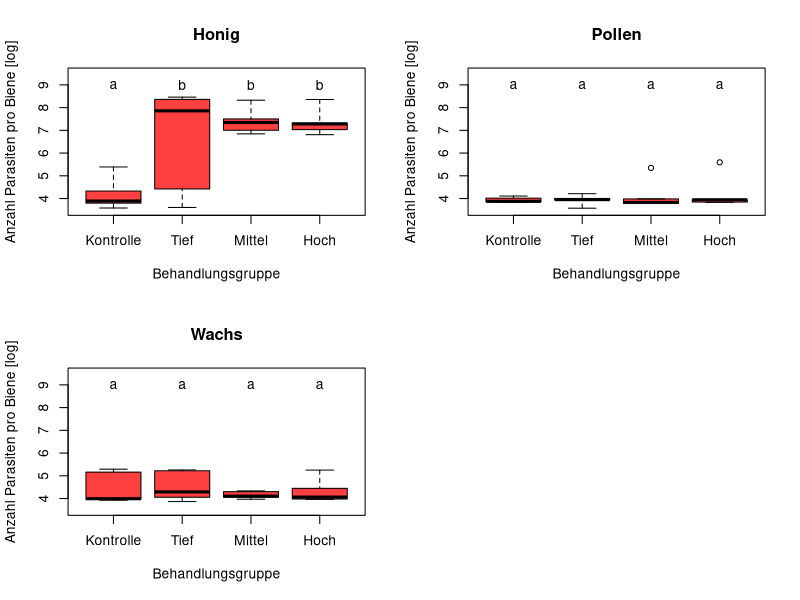
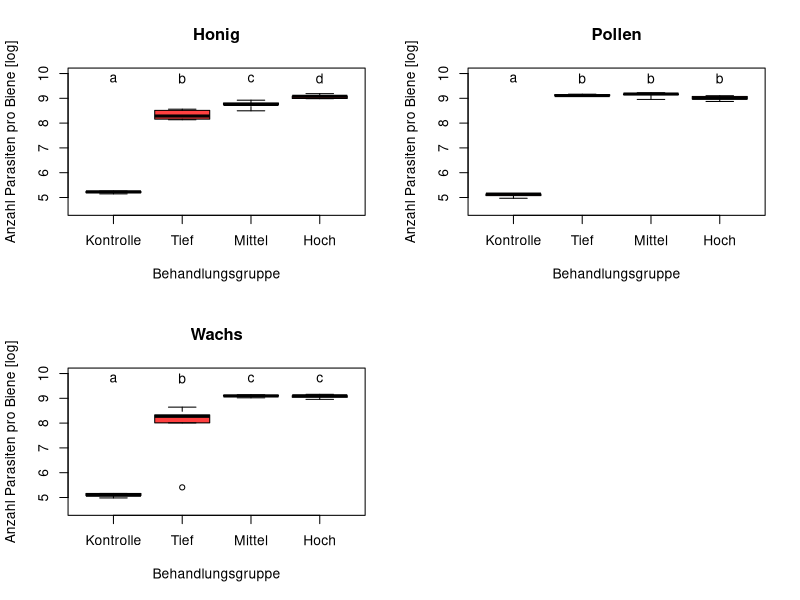
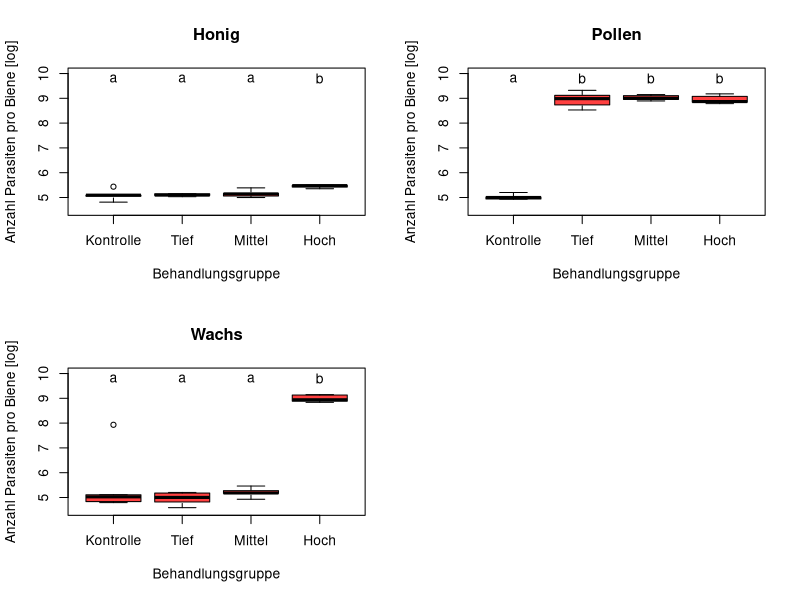
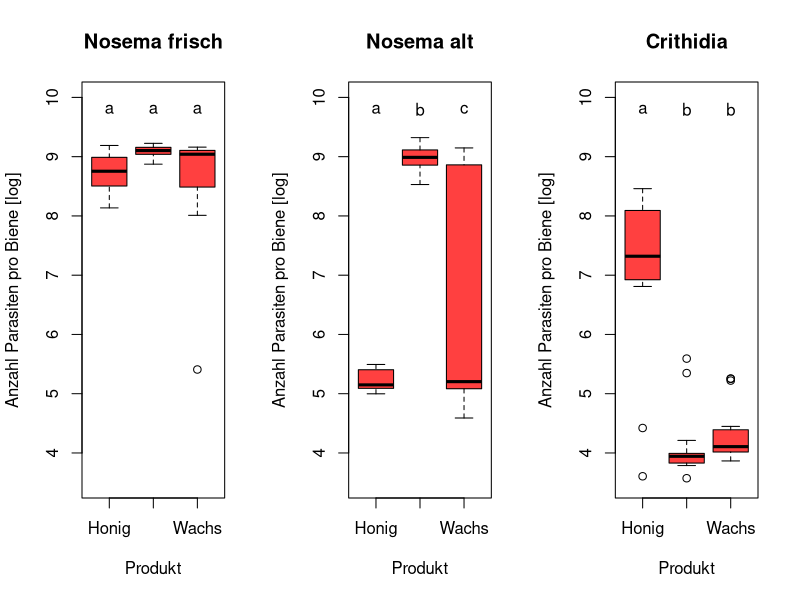

These charts were generated, in order, by the following R code:
############################
### Kaspar Diplomarbeit  ###
############################

getwd()
setwd("H:/DS-Bees/R/kaspar")

crit <- read.table("critidia.txt", header = TRUE)
nosema <- read.table("nosema.txt", header = TRUE)
nosemaold <- read.table("nosema_old.txt", header = TRUE)

crit$logcps <- log10(crit$cps)
nosema$logcps <- log10(nosema$cps)
nosemaold$logcps <- log10(nosemaold$cps)



crit$treat <- as.factor(crit$treat) 
crit$pathogen <- as.factor(crit$pathogen)

nosema$treat <- as.factor(nosema$treat) 
nosema$pathogen <- as.factor(nosema$pathogen)

nosemaold$treat <- as.factor(nosemaold$treat) 
nosemaold$pathogen <- as.factor(nosemaold$pathogen)

####
#deskriptive statistik 
names(nosema)
controlnosema <- subset(nosema, treat=="control")
mean(controlnosema$logcps)
sd(controlnosema$logcps)

nosematreat <- subset(nosema, treat!="control")
mean(nosematreat$logcps)
sd(nosematreat$logcps)

#nosema alt 
cnosalt <- subset(nosemaold, treat=="control")
mean(cnosalt$logcps)
sd(cnosalt$logcps)

wnosalt <- subset(nosemaold, treat=="high" & product=="wax")
mean(wnosalt$logcps)
sd(wnosalt$logcps)

pnosalt <- subset(nosemaold, treat!="control" & product=="pollen")
mean(pnosalt$logcps)
sd(pnosalt$logcps)

#crithidia
critc <- subset(crit, treat=="control")
mean(crit$logcps)
sd(crit$logcps)

critx <- subset(crit, treat!="control" & product=="pollen" | treat!="control" & product=="wax")
critx
mean(critx$logcps)
sd(critx$logcps)

critt <-  subset(crit, treat!="control" & product=="honey")
mean(critt$logcps)
sd(critt$logcps)

#Bienenprodukte
nfresht <- subset(nosema, treat!="control")
mean(nfresht$logcps)
sd(nfresht$logcps)

noldh <- subset(nosemaold, treat!="control" & product == "honey")
mean(noldh$logcps)
sd(noldh$logcps)

noldp <- subset(nosemaold, treat!="control" & product == "pollen")
mean(noldp$logcps)
sd(noldp$logcps)

crith <- subset(crit, treat!="control" & product == "honey")
mean(crith$logcps)
sd(crith$logcps)

critr <- subset(crit, treat!="control" & product == "pollen" | treat!="control" & product=="wax")
mean(critr$logcps)
sd(critr$logcps)




####
# Graphen mit deutscher beschriftung

### Critidia

#create subsets with products
crit$treat <- factor(crit$treat, levels = c("control", "low", "medium", "high"))
honeyc <- subset(crit, product=="honey")
pollenc <- subset(crit, product=="pollen")
waxc <- subset(crit, product=="wax")

par(mfrow=c(2,2))

boxplot(honeyc$logcps~honeyc$treat, col = "brown1", outline=TRUE, range=7, xlab="Behandlungsgruppe", ylab="Anzahl Parasiten pro Biene [log]", names=c("Kontrolle", "Tief", "Mittel", "Hoch"), main="Honig", ylim=c(3.5,9.5))
text(1,9, c("a"), cex=1)
text(2,9, c("b"), cex=1)
text(3,9, c("b"), cex=1)
text(4,9, c("b"), cex=1)

boxplot(pollenc$logcps~pollenc$treat, col = "brown1", outline=TRUE, range=7, xlab="Behandlungsgruppe", ylab="Anzahl Parasiten pro Biene [log]", names=c("Kontrolle", "Tief", "Mittel", "Hoch"), main="Pollen", ylim=c(3.5,9.5))
text(1,9, c("a"), cex=1)
text(2,9, c("a"), cex=1)
text(3,9, c("a"), cex=1)
text(4,9, c("a"), cex=1)

boxplot(waxc$logcps~waxc$treat, col = "brown1", outline=TRUE, range=7, xlab="Behandlungsgruppe", ylab="Anzahl Parasiten pro Biene [log]", names=c("Kontrolle", "Tief", "Mittel", "Hoch"), main="Wachs", ylim=c(3.5,9.5))
text(1,9, c("a"), cex=1)
text(2,9, c("a"), cex=1)
text(3,9, c("a"), cex=1)
text(4,9, c("a"), cex=1)

### Nosema

par(mfrow=c(2,2))

nosema$treat <- factor(nosema$treat, levels = c("control", "low", "medium", "high"))
honeyn <- subset(nosema, product=="honey")
pollenn <- subset(nosema, product=="pollen")
waxn <- subset(nosema, product=="wax")

boxplot(honeyn$logcps~honeyn$treat, col = "brown1", outline=TRUE, range=7, xlab="Behandlungsgruppe", ylab="Anzahl Parasiten pro Biene [log]", names=c("Kontrolle", "Tief", "Mittel", "Hoch"), main="Honig", ylim=c(4.5, 10))
text(1,9.8, c("a"), cex=1)
text(2,9.8, c("b"), cex=1)
text(3,9.8, c("c"), cex=1)
text(4,9.8, c("d"), cex=1)

boxplot(pollenn$logcps~pollenn$treat, col = "brown1", outline=TRUE, range=7, xlab="Behandlungsgruppe", ylab="Anzahl Parasiten pro Biene [log]", names=c("Kontrolle", "Tief", "Mittel", "Hoch"), main="Pollen", ylim=c(4.5, 10))
text(1,9.8, c("a"), cex=1)
text(2,9.8, c("b"), cex=1)
text(3,9.8, c("b"), cex=1)
text(4,9.8, c("b"), cex=1)

boxplot(waxn$logcps~waxn$treat, col = "brown1", outline=TRUE, range=7, xlab="Behandlungsgruppe", ylab="Anzahl Parasiten pro Biene [log]", names=c("Kontrolle", "Tief", "Mittel", "Hoch"), main="Wachs", ylim=c(4.5, 10))
text(1,9.8, c("a"), cex=1)
text(2,9.8, c("b"), cex=1)
text(3,9.8, c("c"), cex=1)
text(4,9.8, c("c"), cex=1)


### Nosema old

par(mfrow=c(2,2))

nosemaold$treat <- factor(nosemaold$treat, levels = c("control", "low", "medium", "high"))
honeyno <- subset(nosemaold, product=="honey")
pollenno <- subset(nosemaold, product=="pollen")
waxno <- subset(nosemaold, product=="wax")

boxplot(honeyno$logcps~honeyno$treat, col = "brown1", outline=TRUE, range=7, xlab="Behandlungsgruppe", ylab="Anzahl Parasiten pro Biene [log]", names=c("Kontrolle", "Tief", "Mittel", "Hoch"), main="Honig", ylim=c(4.5, 10))
text(1,9.8, c("a"), cex=1)
text(2,9.8, c("a"), cex=1)
text(3,9.8, c("a"), cex=1)
text(4,9.8, c("b"), cex=1)

boxplot(pollenno$logcps~pollenno$treat, col = "brown1", outline=TRUE, range=7, xlab="Behandlungsgruppe", ylab="Anzahl Parasiten pro Biene [log]", names=c("Kontrolle", "Tief", "Mittel", "Hoch"), main="Pollen", ylim=c(4.5, 10))
text(1,9.8, c("a"), cex=1)
text(2,9.8, c("b"), cex=1)
text(3,9.8, c("b"), cex=1)
text(4,9.8, c("b"), cex=1)

boxplot(waxno$logcps~waxno$treat, col = "brown1", outline=TRUE, range=7, xlab="Behandlungsgruppe", ylab="Anzahl Parasiten pro Biene [log]", names=c("Kontrolle", "Tief", "Mittel", "Hoch"), main="Wachs", ylim=c(4.5, 10))
text(1,9.8, c("a"), cex=1)
text(2,9.8, c("a"), cex=1)
text(3,9.8, c("a"), cex=1)
text(4,9.8, c("b"), cex=1)




############################
### Infectivity of Bee products
############################

# Nosema fresh
#subset ohne Kontrolle
nosematreat <- subset(nosema, treat!="control")

par(mfrow=c(1,3))
par(cex=1)

boxplot(nosematreat$logcps~nosematreat$product, col = "brown1", outline=TRUE, range=1.5, xlab="Produkt", ylab="Anzahl Parasiten pro Biene [log]", names=c("Honig", "Pollen", "Wachs"), main="Nosema frisch", ylim=c(3.5, 10))
text(1,9.8, c("a"), cex=1)
text(2,9.8, c("a"), cex=1)
text(3,9.8, c("a"), cex=1)


# Nosema old
nosemaoldtreat <- subset(nosemaold, treat!="control")
boxplot(nosemaoldtreat$logcps~nosemaoldtreat$product, col = "brown1", outline=TRUE, range=1.5, xlab="Produkt", ylab="Anzahl Parasiten pro Biene [log]", names=c("Honig", "Pollen", "Wachs"), main="Nosema alt", ylim=c(3.5, 10))
text(1,9.8, c("a"), cex=1)
text(2,9.8, c("b"), cex=1)
text(3,9.8, c("c"), cex=1)


# Critidia
crittreat <- subset(crit, treat!="control")
boxplot(crittreat$logcps~crittreat$product, col = "brown1", outline=TRUE, range=1.5, xlab="Produkt", ylab="Anzahl Parasiten pro Biene [log]", names=c("Honig", "Pollen", "Wachs"), main="Crithidia", ylim=c(3.5, 10))
text(1,9.8, c("a"), cex=1)
text(2,9.8, c("b"), cex=1)
text(3,9.8, c("b"), cex=1)






citation()
